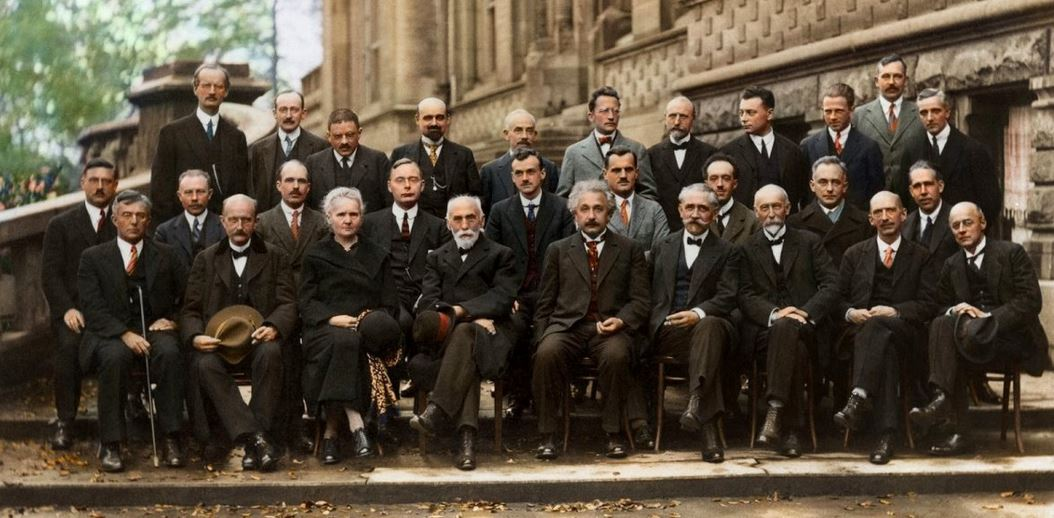
#> input picture Tarea3/solvay.jpg, 1054 x 518 px, found by its file name
$ jupyter execute Lab_3.ipynb
#> lines starting #> are read from the running program, lines starting #| are printed output that depends on the picture; after the words box and inside, x2 and y2 are one past the last pixel; in counts of white or black regions, pixels touching at a corner belong together
<a href="https://colab.research.google.com/github/sebas-svg/pdsei-2023-sebastian-sanchez/blob/main/Lab_3.ipynb" target="_parent"></a>

[cell 1]
import cv2
import matplotlib.pyplot as plt
import numpy as np
import urllib.request

[cell 2]
#Función descrtia:
T = np.zeros((256))
A = 75
B = 125
H = 225
for i in range(256):
    if i<=A:
      T[i] = i
    elif i>A and i<B:
      T[i] = H
    elif i>=B:
      T[i] = i
plt.plot(T)
#> figure, not shown here; curve peaks at x = 255, y = 255

[cell 3]
# URL de la imagen en GitHub
url = "https://raw.githubusercontent.com/sebas-svg/pdsei-2023-sebastian-sanchez/main/Tarea3/solvay.jpg"

# Descarga la imagen desde la URL
response = urllib.request.urlopen(url)
img_array = np.asarray(bytearray(response.read()), dtype=np.uint8)

# Guarda la imagen temporalmente
with open('temp_image.jpg', 'wb') as f:
    f.write(img_array)

# Lee la imagen con OpenCV
image = cv2.imread('temp_image.jpg',0)
#> image: shape (518, 1054); min 0, max 248, mean 77.4

# Comprueba si la imagen se leyó correctamente
if image is not None:
    # Muestra la imagen utilizando matplotlib
    plt.imshow(cv2.cvtColor(image, cv2.COLOR_BGR2RGB))
    plt.axis('off')  # Desactiva los ejes
    plt.show()
else:
    print("No se pudo cargar la imagen.")

[cell 4]
import cv2
import numpy as np
import urllib.request
from matplotlib import pyplot as plt

# URL de la imagen en GitHub
url = "https://raw.githubusercontent.com/sebas-svg/pdsei-2023-sebastian-sanchez/main/Tarea3/solvay.jpg"

# Descarga la imagen desde la URL
response = urllib.request.urlopen(url)
img_array = np.asarray(bytearray(response.read()), dtype=np.uint8)

# Guarda la imagen temporalmente
with open('temp_image.jpg', 'wb') as f:
    f.write(img_array)

# Lee la imagen con OpenCV
image = cv2.imread('temp_image.jpg', 0)

# Comprueba si la imagen se leyó correctamente
if image is not None:
    # Aplica la función T a la imagen
    A = 75
    B = 125
    H = 225
    T = np.zeros((256), dtype=np.uint8)

    for i in range(256):
        if i <= A:
            T[i] = i
        elif i > A and i < B:
            T[i] = H
        elif i >= B:
            T[i] = i

    # Aplica la transformación a la imagen
    transformed_image = cv2.LUT(image, T)

    # Muestra la imagen original y la imagen transformada
    plt.figure(figsize=(12, 6))

    plt.subplot(1, 2, 1)
    plt.imshow(cv2.cvtColor(image, cv2.COLOR_BGR2RGB), cmap='gray')
    plt.axis('off')
    plt.title('Imagen Original')

    plt.subplot(1, 2, 2)
    plt.imshow(transformed_image, cmap='gray')
    plt.axis('off')
    plt.title('Imagen con Transformación T')

    plt.show()
else:
    print("No se pudo cargar la imagen.")

[cell 5]
imagew = np.ones((image.shape), dtype=np.uint8) * 255
#Descomposición de imagen original:
imgg_b7 = np.bitwise_and(image,128)
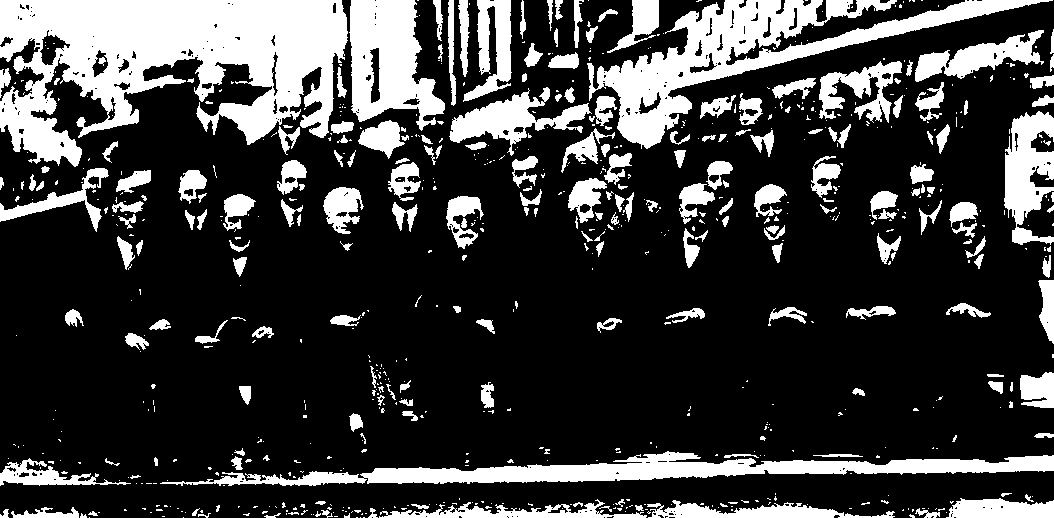
#> imgg_b7: shape (518, 1054); values 0 (black) and 128 (white), 23.9% white; 741 white regions (523 under 20 px), largest, box (x1, y1, x2, y2) and area: (0, 0, 348, 167) 34088, (587, 0, 1053, 149) 16704, (160, 451, 1054, 486) 11694
imgg_b6 = np.bitwise_and(image,64)
#> imgg_b6: shape (518, 1054); values 0 (black) and 64 (white), 25.9% white; 1283 white regions (1027 under 20 px), largest, box (x1, y1, x2, y2) and area: (0, 0, 725, 275) 49477, (0, 426, 1054, 495) 18281, (667, 0, 1054, 198) 13818
imgg_b5 = np.bitwise_and(image,32)
#> imgg_b5: shape (518, 1054); values 0 (black) and 32 (white), 44.6% white; 2150 white regions (1928 under 20 px), largest, box (x1, y1, x2, y2) and area: (0, 0, 1054, 518) 198510, (568, 363, 803, 467) 3054, (193, 353, 274, 469) 2251
imgg_b4 = np.bitwise_and(image,16)
#> imgg_b4: shape (518, 1054); values 0 (black) and 16 (white), 53.2% white; 3649 black regions (3410 under 20 px), largest, box (x1, y1, x2, y2) and area: (0, 0, 1054, 518) 197745, (751, 382, 1054, 518) 11271, (80, 268, 191, 427) 4594
imgg_b3 = np.bitwise_and(image,8)
#> imgg_b3: shape (518, 1054); values 0 (black) and 8 (white), 49.9% white in thin lines or dots
imgg_b2 = np.bitwise_and(image,4)
#> imgg_b2: shape (518, 1054); values 0 (black) and 4 (white), 49.9% white in thin lines or dots
imgg_b1 = np.bitwise_and(image,2)
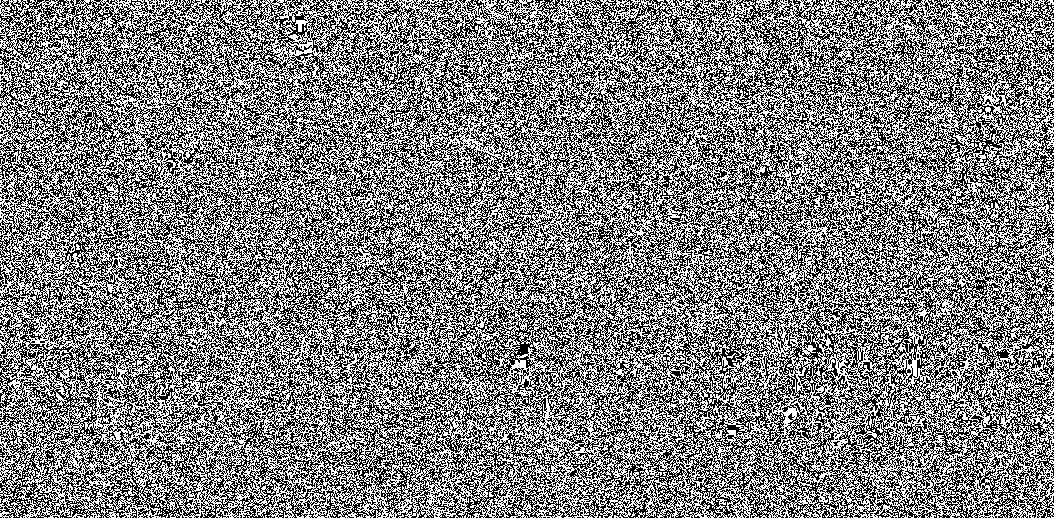
#> imgg_b1: shape (518, 1054); values 0 (black) and 2 (white), 50% white; black in thin lines or dots
imgg_b0 = np.bitwise_and(image,1)
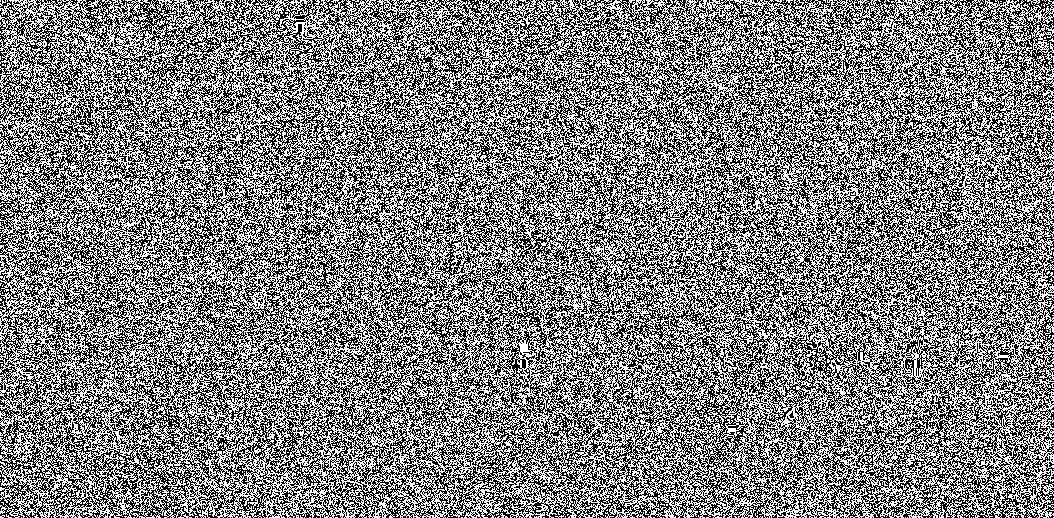
#> imgg_b0: shape (518, 1054); values 0 (black) and 1 (white), 50% white in thin lines or dots
#Descomposición de imagen blanca
imgw_b7 = np.bitwise_and(imagew,128)
#> imagew: shape (518, 1054); every value is 255
imgw_b6 = np.bitwise_and(imagew,64)
imgw_b5 = np.bitwise_and(imagew,32)
imgw_b4 = np.bitwise_and(imagew,16)
imgw_b3 = np.bitwise_and(imagew,8)
imgw_b2 = np.bitwise_and(imagew,4)
imgw_b1 = np.bitwise_and(imagew,2)
imgw_b0 = np.bitwise_and(imagew,1)
# Texto imagen
cv2.putText(imgw_b2, "Sebas1", (350,200), cv2.FONT_HERSHEY_SIMPLEX,3,(0,255,255),8)
#> imgw_b2: shape (518, 1054); values 0 (black) and 4 (white), 98.6% white; 6 black regions, box (x1, y1, x2, y2) and area: (355, 133, 406, 205) 1526, (472, 133, 517, 205) 1438, (415, 154, 460, 205) 1313, (526, 154, 571, 205) 1250, (583, 154, 625, 205) 1198, (643, 133, 667, 205) 766
cv2.putText(imgw_b2, "kbro1", (350,300), cv2.FONT_HERSHEY_SIMPLEX,3,(0,255,255),8)
#> imgw_b2: shape (518, 1054); values 0 (black) and 4 (white), 97.7% white; 11 black regions, largest, box (x1, y1, x2, y2) and area: (355, 133, 406, 205) 1526, (472, 133, 517, 205) 1438, (409, 233, 454, 305) 1438
cv2.putText(imgw_b1, "Sebas2", (350,200), cv2.FONT_HERSHEY_SIMPLEX,3,(0,255,255),8)
#> imgw_b1: shape (518, 1054); values 0 (black) and 2 (white), 98.5% white; 6 black regions, box (x1, y1, x2, y2) and area: (355, 133, 406, 205) 1526, (634, 133, 685, 205) 1457, (472, 133, 517, 205) 1438, (415, 154, 460, 205) 1313, (526, 154, 571, 205) 1250, (583, 154, 625, 205) 1198
cv2.putText(imgw_b1, "kbro2", (350,300), cv2.FONT_HERSHEY_SIMPLEX,3,(0,255,255),8)
#> imgw_b1: shape (518, 1054); values 0 (black) and 2 (white), 97.4% white; 11 black regions, largest, box (x1, y1, x2, y2) and area: (355, 133, 406, 205) 1526, (634, 133, 685, 205) 1457, (559, 233, 610, 305) 1457
cv2.putText(imgw_b0, "Sebas3", (350,200), cv2.FONT_HERSHEY_SIMPLEX,3,(0,255,255),8)
cv2.putText(imgw_b0, "kbro3", (350,300), cv2.FONT_HERSHEY_SIMPLEX,3,(0,255,255),8)
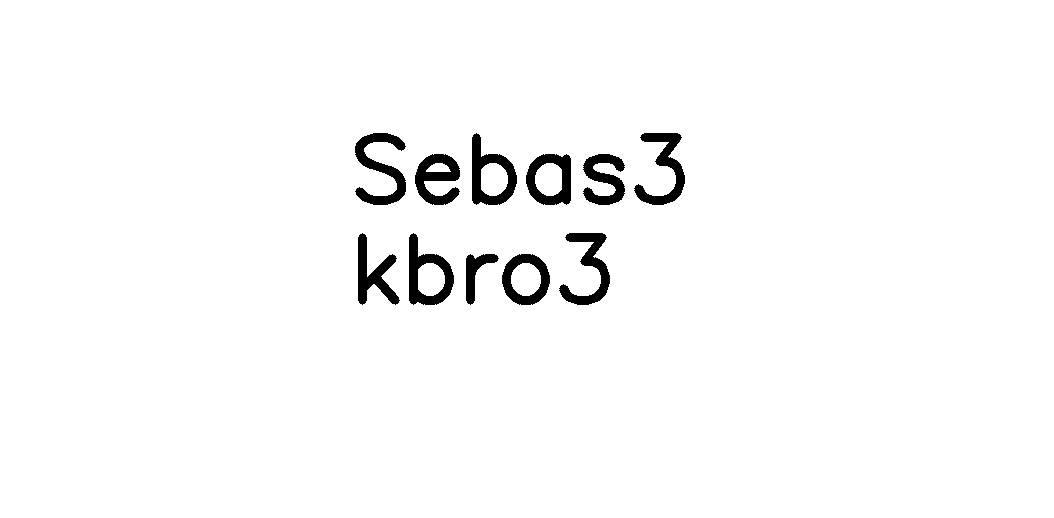
#> imgw_b0: shape (518, 1054); values 0 (black) and 1 (white), 97.4% white; 11 black regions, largest, box (x1, y1, x2, y2) and area: (355, 133, 406, 205) 1526, (472, 133, 517, 205) 1438, (409, 233, 454, 305) 1438
# Cambio de capas
imgg_b2 = imgw_b2
imgg_b1 = imgw_b1
imgg_b0 = imgw_b0
#Impresión:

plt.figure(figsize=(15,10))
plt.subplot(331)
plt.imshow(image,cmap="gray")
plt.subplot(332)
plt.imshow(imgg_b7,cmap="gray")
plt.subplot(333)
plt.imshow(imgg_b6,cmap="gray")
plt.subplot(334)
plt.imshow(imgg_b5,cmap="gray")
plt.subplot(335)
plt.imshow(imgg_b4,cmap="gray")
plt.subplot(336)
plt.imshow(imgg_b3,cmap="gray")
plt.subplot(337)
plt.imshow(imgw_b2,cmap="gray")
plt.subplot(338)
plt.imshow(imgg_b1,cmap="gray")
plt.subplot(339)
plt.imshow(imgg_b0,cmap="gray")
plt.show()
plt.title("imagen encriptada")
plt.imshow(imgg_b7+ imgg_b6 + imgg_b5 + imgg_b4 + imgg_b3 + imgg_b2 + imgg_b1 + imgg_b0, cmap="gray")
plt.show()

C.Implementa el algoritmo de especificación de histograma de una imagen en escala de grises, cuyo procedimiento se resume en la figura 3.

[cell 6]
# Importamos librerías:

import cv2
import matplotlib.pyplot as plt

import numpy as np

# Imágenes en escala de gris:

# URL de las imagenes en GitHub
url1 = "https://raw.githubusercontent.com/sebas-svg/pdsei-2023-sebastian-sanchez/main/Tarea3/chisco.jpg"
url2 = "https://raw.githubusercontent.com/sebas-svg/pdsei-2023-sebastian-sanchez/main/Tarea3/Rupicola.jpg"

# Descarga las imagenes desde la URL
response1 = urllib.request.urlopen(url1)
response2 = urllib.request.urlopen(url2)

img_array1 = np.asarray(bytearray(response1.read()), dtype=np.uint8)
img_array2 = np.asarray(bytearray(response2.read()), dtype=np.uint8)

# Guarda las imagenes temporalmente
with open('temp_image1.jpg', 'wb') as f:
    f.write(img_array1)
with open('temp_image2.jpg', 'wb') as f:
    f.write(img_array2)

# Lee la imagen con OpenCV
imagen_1_gray = cv2.imread('temp_image1.jpg',0)
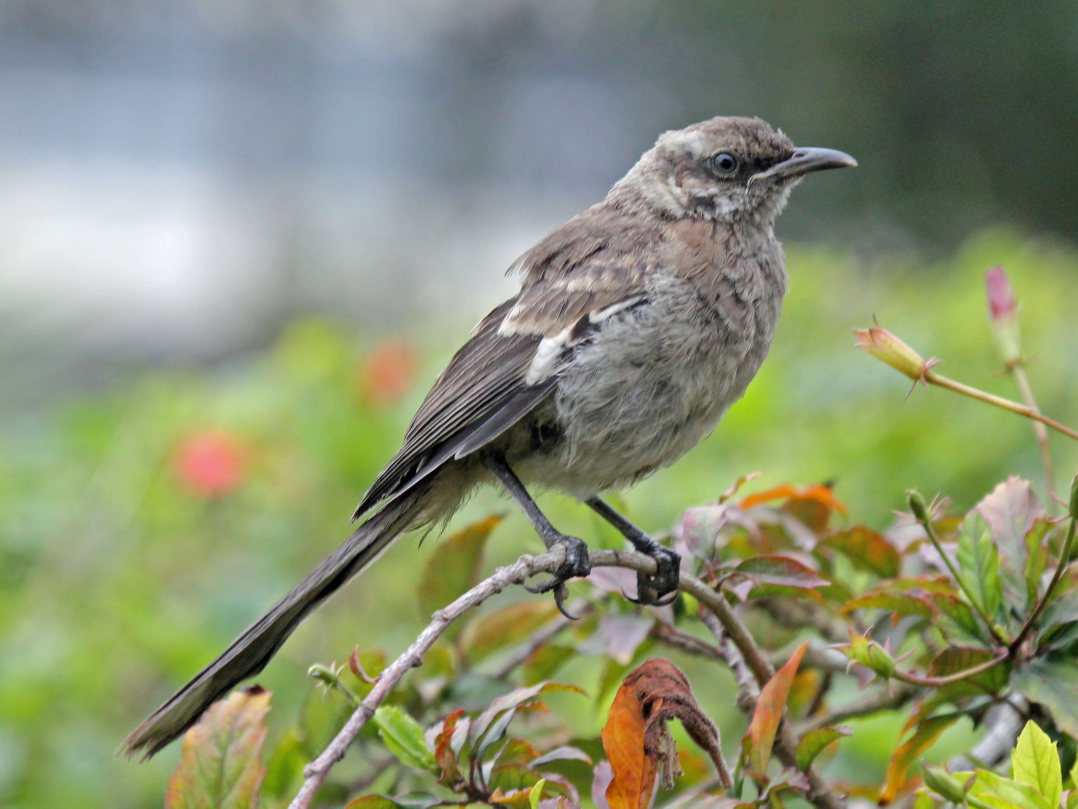
#> input picture Tarea3/Rupicola.jpg, 3233 x 2425 px, found by its file name (shown at 1/3 size)
#> imagen_1_gray: shape (2425, 3233); min 0, max 255, mean 138.9
imagen_2_gray = cv2.imread('temp_image2.jpg',0)
#> imagen_2_gray: shape (1024, 954); min 0, max 225, mean 101

# Comprueba si las imagenes se leyeron correctamente
if imagen_1_gray is not None:
    # Muestra la imagen utilizando matplotlib
    plt.imshow(cv2.cvtColor(imagen_1_gray, cv2.COLOR_BGR2RGB))
    plt.axis('off')  # Desactiva los ejes
    plt.show()
else:
    print("No se pudo cargar la imagen 1.")

if imagen_2_gray is not None:
    # Muestra la imagen utilizando matplotlib
    plt.imshow(cv2.cvtColor(imagen_2_gray, cv2.COLOR_BGR2RGB))
    plt.axis('off')  # Desactiva los ejes
    plt.show()
else:
    print("No se pudo cargar la imagen 2.")

[cell 7]
#Obtengo las equalizaciones de las imágenes:

equ_imagen_1_gray = cv2.equalizeHist(imagen_1_gray)

equ_imagen_2_gray = cv2.equalizeHist(imagen_2_gray)
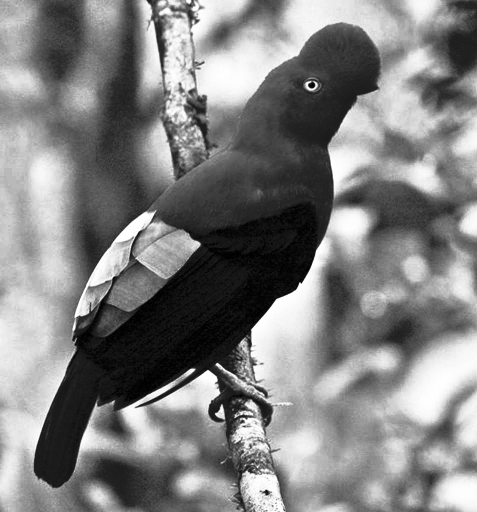
#> equ_imagen_2_gray: shape (1024, 954) (shown at 1/2 size); min 0, max 255, mean 128.6

# Imprimimos las imágenes, sus histogramas y los histogramas acumulados de la imágenes y sus equalizaciones:

plt.figure(figsize=(15,15))

plt.subplot(421); plt.imshow(imagen_1_gray, cmap="gray"); plt.title("Imagen 1 GRIS")
plt.subplot(422); plt.imshow(imagen_2_gray, cmap="gray"); plt.title("Imagen 2 GRIS")
plt.subplot(423); plt.hist(imagen_1_gray.ravel(),256, [0,256]); plt.title("Histograma de la Imagen 1")

plt.subplot(424); plt.hist(imagen_2_gray.ravel(),256, [0,256]); plt.title("Histograma de la Imagen 2")

plt.subplot(425); plt.hist(imagen_1_gray.ravel(),256, [0,256], cumulative=True);

plt.title("Histograma acumulado de la Imagen 1")
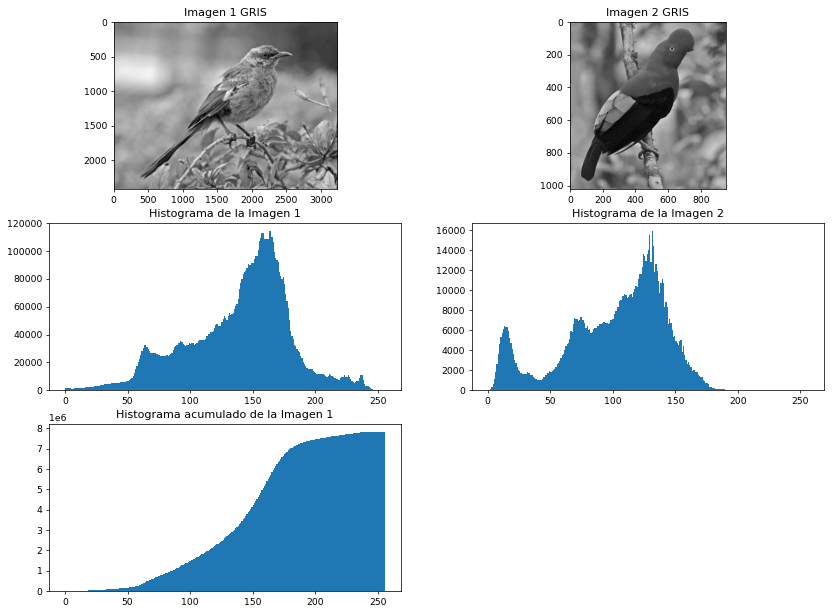
#> figure drawn by matplotlib, 5 panels; panel 3: tallest bar 114579 high, from x = 164 to 165; panel 4: tallest bar 15931 high, from x = 131 to 132; panel 5: tallest bar 7840025 high, from x = 255 to 256

[cell 8]
def histogram_matching(source_image, reference_image):
    source_hist = cv2.calcHist([source_image], [0], None, [256], [0, 256])
#> source_hist = 256 values, max 114579 at index 164, min 49 at index 254, mean 30625.1
    reference_hist = cv2.calcHist([reference_image], [0], None, [256], [0, 256])
#> reference_hist = 256 values, max 15931 at index 131, min 0 at index 214, mean 3816

    source_hist_cumsum = np.cumsum(source_hist) / source_image.size
#> source_hist_cumsum = 256 values from 0.000162 to 1
    reference_hist_cumsum = np.cumsum(reference_hist) / reference_image.size
#> reference_hist_cumsum = 256 values from 6.04e-05 to 1

    mapping = np.interp(source_hist_cumsum, reference_hist_cumsum, range(256))
#> mapping = 256 values from 1.21 to 255
    matched_image = cv2.LUT(source_image, mapping.astype('uint8'))
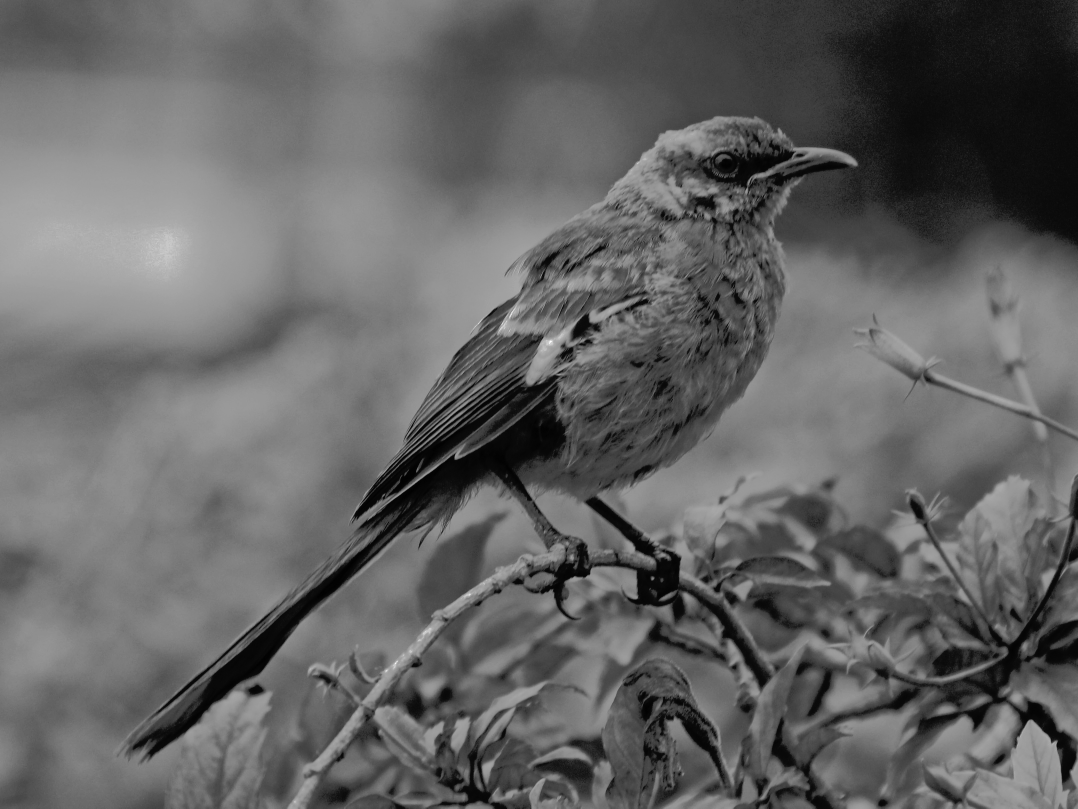
#> matched_image: shape (2425, 3233) (shown at 1/3 size); min 1, max 255, mean 100.5

    return matched_image

[cell 9]
source_image=imagen_1_gray
reference_image=imagen_2_gray

# Aplicar la especificación de histograma
matched_image = histogram_matching(source_image, reference_image)

# Mostrar y guardar las imágenes de entrada y salida

plt.imshow(cv2.cvtColor(matched_image, cv2.COLOR_BGR2RGB))
plt.axis('off')  # Desactiva los ejes
plt.show()

# Guardar la imagen de salida
cv2.imwrite('matched_image.jpg', matched_image)
#> Out = True
